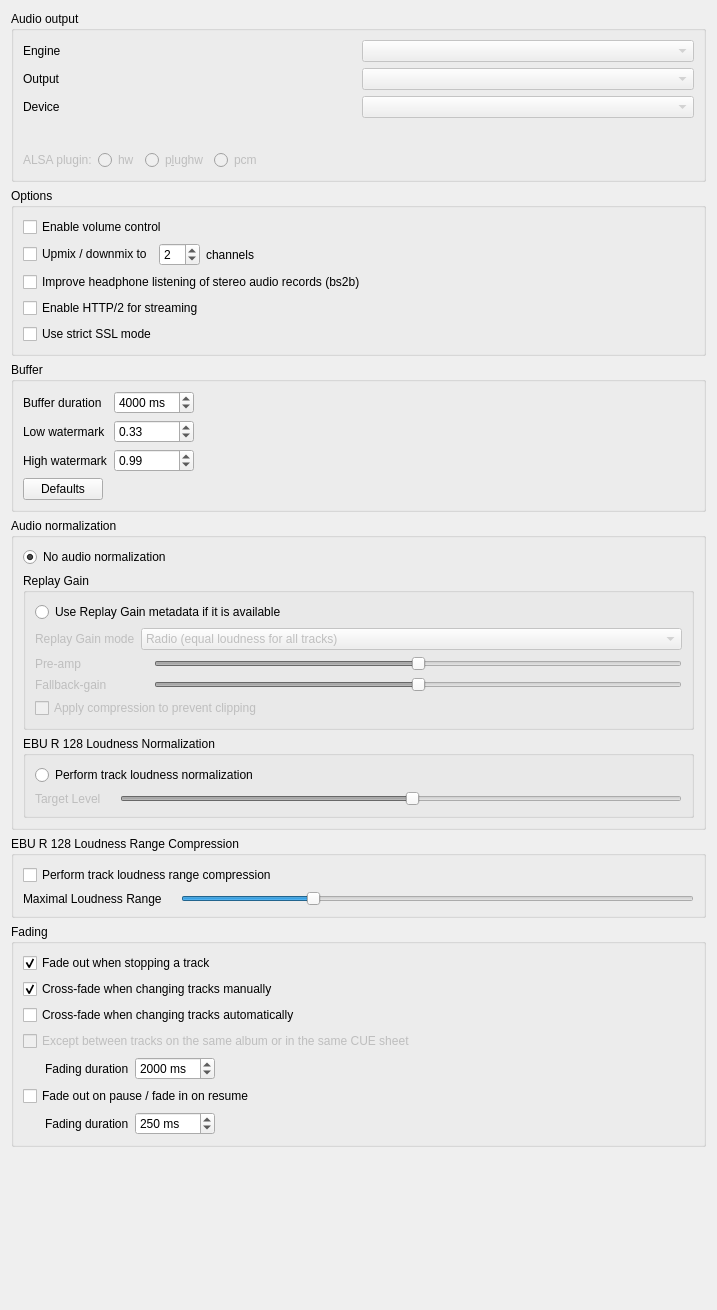
<?xml version="1.0" encoding="UTF-8"?>
<ui version="4.0">
 <class>BackendSettingsPage</class>
 <widget class="QWidget" name="BackendSettingsPage">
  <property name="geometry">
   <rect>
    <x>0</x>
    <y>0</y>
    <width>717</width>
    <height>1310</height>
   </rect>
  </property>
  <property name="windowTitle">
   <string>Backend</string>
  </property>
  <layout class="QVBoxLayout" name="layout_backendsettingspage">
   <item>
    <widget class="QGroupBox" name="groupbox_audio_output">
     <property name="title">
      <string>Audio output</string>
     </property>
     <layout class="QVBoxLayout" name="layout_audio_output">
      <item>
       <layout class="QGridLayout" name="layout_engine_output_device">
        <item row="4" column="0">
         <widget class="QLabel" name="label_device">
          <property name="text">
           <string>Device</string>
          </property>
         </widget>
        </item>
        <item row="5" column="1">
         <widget class="LineEdit" name="lineedit_device" native="true">
          <property name="enabled">
           <bool>true</bool>
          </property>
          <property name="minimumSize">
           <size>
            <width>0</width>
            <height>20</height>
           </size>
          </property>
          <property name="hint" stdset="0">
           <string/>
          </property>
         </widget>
        </item>
        <item row="3" column="1">
         <widget class="QComboBox" name="combobox_output">
          <property name="enabled">
           <bool>false</bool>
          </property>
         </widget>
        </item>
        <item row="3" column="0">
         <widget class="QLabel" name="label_output">
          <property name="text">
           <string>Output</string>
          </property>
         </widget>
        </item>
        <item row="4" column="1">
         <widget class="QComboBox" name="combobox_device">
          <property name="enabled">
           <bool>false</bool>
          </property>
         </widget>
        </item>
        <item row="0" column="1">
         <widget class="QComboBox" name="combobox_engine">
          <property name="enabled">
           <bool>false</bool>
          </property>
         </widget>
        </item>
        <item row="0" column="0">
         <widget class="QLabel" name="label_engine">
          <property name="text">
           <string>Engine</string>
          </property>
         </widget>
        </item>
       </layout>
      </item>
      <item>
       <widget class="QWidget" name="widget_alsa_plugin" native="true">
        <property name="enabled">
         <bool>false</bool>
        </property>
        <layout class="QHBoxLayout" name="layout_alsa_plugin">
         <property name="leftMargin">
          <number>0</number>
         </property>
         <property name="topMargin">
          <number>0</number>
         </property>
         <property name="rightMargin">
          <number>0</number>
         </property>
         <property name="bottomMargin">
          <number>0</number>
         </property>
         <item>
          <widget class="QLabel" name="label_alsaplugin">
           <property name="text">
            <string>ALSA plugin:</string>
           </property>
          </widget>
         </item>
         <item>
          <widget class="QRadioButton" name="radiobutton_alsa_hw">
           <property name="enabled">
            <bool>false</bool>
           </property>
           <property name="text">
            <string>hw</string>
           </property>
          </widget>
         </item>
         <item>
          <widget class="QRadioButton" name="radiobutton_alsa_plughw">
           <property name="enabled">
            <bool>false</bool>
           </property>
           <property name="text">
            <string>p&amp;lughw</string>
           </property>
          </widget>
         </item>
         <item>
          <widget class="QRadioButton" name="radiobutton_alsa_pcm">
           <property name="enabled">
            <bool>false</bool>
           </property>
           <property name="text">
            <string>pcm</string>
           </property>
          </widget>
         </item>
         <item>
          <spacer name="spacer_alsaplugin">
           <property name="orientation">
            <enum>Qt::Horizontal</enum>
           </property>
           <property name="sizeHint" stdset="0">
            <size>
             <width>0</width>
             <height>0</height>
            </size>
           </property>
          </spacer>
         </item>
        </layout>
       </widget>
      </item>
     </layout>
    </widget>
   </item>
   <item>
    <widget class="QGroupBox" name="groupBox">
     <property name="title">
      <string>Options</string>
     </property>
     <layout class="QVBoxLayout" name="verticalLayout_2">
      <item>
       <widget class="QCheckBox" name="checkbox_volume_control">
        <property name="text">
         <string>Enable volume control</string>
        </property>
       </widget>
      </item>
      <item>
       <widget class="QWidget" name="widget_channels_enabled" native="true">
        <layout class="QHBoxLayout" name="horizontalLayout">
         <property name="leftMargin">
          <number>0</number>
         </property>
         <property name="topMargin">
          <number>0</number>
         </property>
         <property name="rightMargin">
          <number>0</number>
         </property>
         <property name="bottomMargin">
          <number>0</number>
         </property>
         <item>
          <widget class="QCheckBox" name="checkbox_channels">
           <property name="text">
            <string>Upmix / downmix to</string>
           </property>
          </widget>
         </item>
         <item>
          <widget class="QWidget" name="widget_channels" native="true">
           <layout class="QHBoxLayout" name="horizontalLayout_3">
            <property name="leftMargin">
             <number>0</number>
            </property>
            <property name="topMargin">
             <number>0</number>
            </property>
            <property name="rightMargin">
             <number>0</number>
            </property>
            <property name="bottomMargin">
             <number>0</number>
            </property>
            <item>
             <widget class="QSpinBox" name="spinbox_channels">
              <property name="minimum">
               <number>1</number>
              </property>
              <property name="maximum">
               <number>20</number>
              </property>
              <property name="value">
               <number>2</number>
              </property>
             </widget>
            </item>
            <item>
             <widget class="QLabel" name="label_channels">
              <property name="text">
               <string>channels</string>
              </property>
             </widget>
            </item>
           </layout>
          </widget>
         </item>
         <item>
          <spacer name="spacer_channels">
           <property name="orientation">
            <enum>Qt::Horizontal</enum>
           </property>
           <property name="sizeHint" stdset="0">
            <size>
             <width>40</width>
             <height>20</height>
            </size>
           </property>
          </spacer>
         </item>
        </layout>
       </widget>
      </item>
      <item>
       <widget class="QCheckBox" name="checkbox_bs2b">
        <property name="text">
         <string>Improve headphone listening of stereo audio records (bs2b)</string>
        </property>
       </widget>
      </item>
      <item>
       <widget class="QCheckBox" name="checkbox_http2">
        <property name="text">
         <string>Enable HTTP/2 for streaming</string>
        </property>
       </widget>
      </item>
      <item>
       <widget class="QCheckBox" name="checkbox_strict_ssl">
        <property name="text">
         <string>Use strict SSL mode</string>
        </property>
       </widget>
      </item>
     </layout>
    </widget>
   </item>
   <item>
    <widget class="QGroupBox" name="groupbox_buffer">
     <property name="title">
      <string>Buffer</string>
     </property>
     <layout class="QVBoxLayout" name="verticalLayout">
      <item>
       <layout class="QGridLayout" name="layout_buffer">
        <item row="0" column="1">
         <widget class="QSpinBox" name="spinbox_bufferduration">
          <property name="suffix">
           <string> ms</string>
          </property>
          <property name="maximum">
           <number>60000</number>
          </property>
          <property name="singleStep">
           <number>100</number>
          </property>
          <property name="value">
           <number>4000</number>
          </property>
         </widget>
        </item>
        <item row="2" column="1">
         <widget class="QDoubleSpinBox" name="spinbox_high_watermark">
          <property name="maximum">
           <double>1.000000000000000</double>
          </property>
          <property name="singleStep">
           <double>0.010000000000000</double>
          </property>
          <property name="value">
           <double>0.990000000000000</double>
          </property>
         </widget>
        </item>
        <item row="0" column="0">
         <widget class="QLabel" name="label_bufferduration">
          <property name="text">
           <string>Buffer duration</string>
          </property>
         </widget>
        </item>
        <item row="2" column="0">
         <widget class="QLabel" name="label_highwatermark">
          <property name="text">
           <string>High watermark</string>
          </property>
         </widget>
        </item>
        <item row="1" column="0">
         <widget class="QLabel" name="label_lowwatermark">
          <property name="text">
           <string>Low watermark</string>
          </property>
         </widget>
        </item>
        <item row="1" column="1">
         <widget class="QDoubleSpinBox" name="spinbox_low_watermark">
          <property name="maximum">
           <double>1.000000000000000</double>
          </property>
          <property name="singleStep">
           <double>0.010000000000000</double>
          </property>
          <property name="value">
           <double>0.330000000000000</double>
          </property>
         </widget>
        </item>
        <item row="2" column="2">
         <spacer name="spacer_buffer_3">
          <property name="orientation">
           <enum>Qt::Horizontal</enum>
          </property>
          <property name="sizeHint" stdset="0">
           <size>
            <width>40</width>
            <height>20</height>
           </size>
          </property>
         </spacer>
        </item>
        <item row="1" column="2">
         <spacer name="spacer_buffer_2">
          <property name="orientation">
           <enum>Qt::Horizontal</enum>
          </property>
          <property name="sizeHint" stdset="0">
           <size>
            <width>40</width>
            <height>20</height>
           </size>
          </property>
         </spacer>
        </item>
        <item row="0" column="2">
         <spacer name="spacer_buffer_1">
          <property name="orientation">
           <enum>Qt::Horizontal</enum>
          </property>
          <property name="sizeHint" stdset="0">
           <size>
            <width>40</width>
            <height>20</height>
           </size>
          </property>
         </spacer>
        </item>
       </layout>
      </item>
      <item>
       <layout class="QHBoxLayout" name="layout_buffer_defaults">
        <item>
         <widget class="QPushButton" name="button_buffer_defaults">
          <property name="text">
           <string>Defaults</string>
          </property>
         </widget>
        </item>
        <item>
         <spacer name="spacer_buffer_defaults">
          <property name="orientation">
           <enum>Qt::Horizontal</enum>
          </property>
          <property name="sizeHint" stdset="0">
           <size>
            <width>40</width>
            <height>20</height>
           </size>
          </property>
         </spacer>
        </item>
       </layout>
      </item>
     </layout>
    </widget>
   </item>
   <item>
    <widget class="QGroupBox" name="groupBox_2">
     <property name="title">
      <string>Audio normalization</string>
     </property>
     <layout class="QVBoxLayout" name="verticalLayout_3">
      <item>
       <widget class="QRadioButton" name="radiobutton_no_audio_normalization">
        <property name="text">
         <string>No audio normalization</string>
        </property>
        <property name="checked">
         <bool>true</bool>
        </property>
        <attribute name="buttonGroup">
         <string notr="true">buttonGroup_audio_normalization</string>
        </attribute>
       </widget>
      </item>
      <item>
       <widget class="QGroupBox" name="groupbox_replaygain">
        <property name="enabled">
         <bool>true</bool>
        </property>
        <property name="title">
         <string>Replay Gain</string>
        </property>
        <layout class="QVBoxLayout" name="layout_replay_gain">
         <item>
          <widget class="QRadioButton" name="radiobutton_replaygain">
           <property name="enabled">
            <bool>true</bool>
           </property>
           <property name="text">
            <string>Use Replay Gain metadata if it is available</string>
           </property>
           <attribute name="buttonGroup">
            <string notr="true">buttonGroup_audio_normalization</string>
           </attribute>
          </widget>
         </item>
         <item>
          <widget class="QWidget" name="widget_replaygain" native="true">
           <property name="enabled">
            <bool>false</bool>
           </property>
           <layout class="QFormLayout" name="formLayout_4">
            <property name="leftMargin">
             <number>0</number>
            </property>
            <property name="topMargin">
             <number>0</number>
            </property>
            <property name="rightMargin">
             <number>0</number>
            </property>
            <property name="bottomMargin">
             <number>0</number>
            </property>
            <item row="0" column="0">
             <widget class="QLabel" name="label_regainmode">
              <property name="text">
               <string>Replay Gain mode</string>
              </property>
             </widget>
            </item>
            <item row="0" column="1">
             <widget class="QComboBox" name="combobox_replaygainmode">
              <item>
               <property name="text">
                <string>Radio (equal loudness for all tracks)</string>
               </property>
              </item>
              <item>
               <property name="text">
                <string>Album (ideal loudness for all tracks)</string>
               </property>
              </item>
             </widget>
            </item>
            <item row="1" column="0">
             <widget class="QLabel" name="label_preamp">
              <property name="text">
               <string>Pre-amp</string>
              </property>
             </widget>
            </item>
            <item row="1" column="1">
             <layout class="QHBoxLayout" name="layout_replayagainpreamp">
              <item>
               <widget class="QLabel" name="label_replaygainpreamp"/>
              </item>
              <item>
               <widget class="StickySlider" name="stickyslider_replaygainpreamp">
                <property name="maximum">
                 <number>1200</number>
                </property>
                <property name="value">
                 <number>600</number>
                </property>
                <property name="orientation">
                 <enum>Qt::Horizontal</enum>
                </property>
                <property name="sticky_center" stdset="0">
                 <number>600</number>
                </property>
               </widget>
              </item>
             </layout>
            </item>
            <item row="4" column="0" colspan="2">
             <widget class="QCheckBox" name="checkbox_replaygaincompression">
              <property name="text">
               <string>Apply compression to prevent clipping</string>
              </property>
             </widget>
            </item>
            <item row="2" column="1">
             <layout class="QHBoxLayout" name="layout_replaygainfallbackgain">
              <item>
               <widget class="QLabel" name="label_replaygainfallbackgain"/>
              </item>
              <item>
               <widget class="StickySlider" name="stickyslider_replaygainfallbackgain">
                <property name="minimum">
                 <number>0</number>
                </property>
                <property name="maximum">
                 <number>1200</number>
                </property>
                <property name="value">
                 <number>600</number>
                </property>
                <property name="orientation">
                 <enum>Qt::Horizontal</enum>
                </property>
                <property name="sticky_center" stdset="0">
                 <number>600</number>
                </property>
               </widget>
              </item>
             </layout>
            </item>
            <item row="2" column="0">
             <widget class="QLabel" name="label_fallbackgain">
              <property name="text">
               <string>Fallback-gain</string>
              </property>
             </widget>
            </item>
           </layout>
          </widget>
         </item>
        </layout>
       </widget>
      </item>
      <item>
       <widget class="QGroupBox" name="groupbox_ebur128_loudness_normalization">
        <property name="enabled">
         <bool>true</bool>
        </property>
        <property name="title">
         <string>EBU R 128 Loudness Normalization</string>
        </property>
        <layout class="QVBoxLayout" name="layout_ebur128">
         <item>
          <widget class="QRadioButton" name="radiobutton_ebur128_loudness_normalization">
           <property name="enabled">
            <bool>true</bool>
           </property>
           <property name="text">
            <string>Perform track loudness normalization</string>
           </property>
           <attribute name="buttonGroup">
            <string notr="true">buttonGroup_audio_normalization</string>
           </attribute>
          </widget>
         </item>
         <item>
          <widget class="QWidget" name="widget_ebur128_integrated_loudness" native="true">
           <property name="enabled">
            <bool>false</bool>
           </property>
           <layout class="QFormLayout" name="formLayout_ebur128_integrated_loudness">
            <property name="leftMargin">
             <number>0</number>
            </property>
            <property name="topMargin">
             <number>0</number>
            </property>
            <property name="rightMargin">
             <number>0</number>
            </property>
            <property name="bottomMargin">
             <number>0</number>
            </property>
            <item row="0" column="0">
             <widget class="QLabel" name="label_ebur128_target_level_label">
              <property name="text">
               <string>Target Level</string>
              </property>
             </widget>
            </item>
            <item row="0" column="1">
             <layout class="QHBoxLayout" name="layout_ebur128_target_level">
              <item>
               <widget class="QLabel" name="label_ebur128_target_level"/>
              </item>
              <item>
               <widget class="StickySlider" name="stickyslider_ebur128_target_level">
                <property name="minimum">
                 <number>-480</number>
                </property>
                <property name="maximum">
                 <number>0</number>
                </property>
                <property name="value">
                 <number>-230</number>
                </property>
                <property name="orientation">
                 <enum>Qt::Horizontal</enum>
                </property>
                <property name="sticky_center" stdset="0">
                 <number>-230</number>
                </property>
               </widget>
              </item>
             </layout>
            </item>
           </layout>
          </widget>
         </item>
        </layout>
       </widget>
      </item>
     </layout>
    </widget>
   </item>
   <item>
    <widget class="QGroupBox" name="groupbox_ebur128_loudness_range_compression">
     <property name="enabled">
      <bool>true</bool>
     </property>
     <property name="title">
      <string>EBU R 128 Loudness Range Compression</string>
     </property>
     <layout class="QVBoxLayout" name="layout_ebur128_loudness_range_compression">
      <item>
       <widget class="QCheckBox" name="checkbox_ebur128_loudness_range_compression">
        <property name="enabled">
         <bool>true</bool>
        </property>
        <property name="text">
         <string>Perform track loudness range compression</string>
        </property>
       </widget>
      </item>
      <item>
       <widget class="QWidget" name="widget_ebur128_loudness_range_compression" native="true">
        <property name="enabled">
         <bool>true</bool>
        </property>
        <layout class="QFormLayout" name="formLayout_ebur128_loudness_range_compression">
         <property name="leftMargin">
          <number>0</number>
         </property>
         <property name="topMargin">
          <number>0</number>
         </property>
         <property name="rightMargin">
          <number>0</number>
         </property>
         <property name="bottomMargin">
          <number>0</number>
         </property>
         <item row="0" column="0">
          <widget class="QLabel" name="label_ebur128_maximal_loudness_range_label">
           <property name="text">
            <string>Maximal Loudness Range</string>
           </property>
          </widget>
         </item>
         <item row="0" column="1">
          <layout class="QHBoxLayout" name="layout_ebur128_maximal_loudness_range">
           <item>
            <widget class="QLabel" name="label_ebur128_maximal_loudness_range"/>
           </item>
           <item>
            <widget class="StickySlider" name="stickyslider_ebur128_maximal_loudness_range">
             <property name="minimum">
              <number>0</number>
             </property>
             <property name="maximum">
              <number>480</number>
             </property>
             <property name="singleStep">
              <number>1</number>
             </property>
             <property name="value">
              <number>120</number>
             </property>
             <property name="orientation">
              <enum>Qt::Horizontal</enum>
             </property>
             <property name="sticky_center" stdset="0">
              <number>120</number>
             </property>
            </widget>
           </item>
          </layout>
         </item>
        </layout>
       </widget>
      </item>
     </layout>
    </widget>
   </item>
   <item>
    <widget class="QGroupBox" name="groupbox_fading">
     <property name="title">
      <string>Fading</string>
     </property>
     <layout class="QVBoxLayout" name="layout_fading">
      <item>
       <widget class="QCheckBox" name="checkbox_fadeout_stop">
        <property name="text">
         <string>Fade out when stopping a track</string>
        </property>
        <property name="checked">
         <bool>true</bool>
        </property>
       </widget>
      </item>
      <item>
       <widget class="QCheckBox" name="checkbox_fadeout_cross">
        <property name="text">
         <string>Cross-fade when changing tracks manually</string>
        </property>
        <property name="checked">
         <bool>true</bool>
        </property>
       </widget>
      </item>
      <item>
       <widget class="QCheckBox" name="checkbox_fadeout_auto">
        <property name="text">
         <string>Cross-fade when changing tracks automatically</string>
        </property>
       </widget>
      </item>
      <item>
       <widget class="QCheckBox" name="checkbox_fadeout_samealbum">
        <property name="enabled">
         <bool>false</bool>
        </property>
        <property name="text">
         <string>Except between tracks on the same album or in the same CUE sheet</string>
        </property>
       </widget>
      </item>
      <item>
       <widget class="QWidget" name="widget_fading_options" native="true">
        <layout class="QHBoxLayout" name="horizontalLayout_2">
         <property name="leftMargin">
          <number>0</number>
         </property>
         <property name="topMargin">
          <number>0</number>
         </property>
         <property name="rightMargin">
          <number>0</number>
         </property>
         <property name="bottomMargin">
          <number>0</number>
         </property>
         <item>
          <widget class="QLabel" name="label_fadingduration_1">
           <property name="text">
            <string>Fading duration</string>
           </property>
           <property name="indent">
            <number>22</number>
           </property>
          </widget>
         </item>
         <item>
          <widget class="QSpinBox" name="spinbox_fadeduration">
           <property name="suffix">
            <string> ms</string>
           </property>
           <property name="maximum">
            <number>10000</number>
           </property>
           <property name="singleStep">
            <number>1000</number>
           </property>
           <property name="value">
            <number>2000</number>
           </property>
          </widget>
         </item>
         <item>
          <spacer name="spacer_fading_1">
           <property name="orientation">
            <enum>Qt::Horizontal</enum>
           </property>
           <property name="sizeHint" stdset="0">
            <size>
             <width>257</width>
             <height>20</height>
            </size>
           </property>
          </spacer>
         </item>
        </layout>
       </widget>
      </item>
      <item>
       <widget class="QCheckBox" name="checkbox_fadeout_pauseresume">
        <property name="text">
         <string>Fade out on pause / fade in on resume</string>
        </property>
       </widget>
      </item>
      <item>
       <layout class="QHBoxLayout" name="layout_fading_duration">
        <item>
         <widget class="QLabel" name="label_fading_duration_1">
          <property name="text">
           <string>Fading duration</string>
          </property>
          <property name="indent">
           <number>22</number>
          </property>
         </widget>
        </item>
        <item>
         <widget class="QSpinBox" name="spinbox_fadeduration_pauseresume">
          <property name="suffix">
           <string> ms</string>
          </property>
          <property name="maximum">
           <number>10000</number>
          </property>
          <property name="singleStep">
           <number>50</number>
          </property>
          <property name="value">
           <number>250</number>
          </property>
         </widget>
        </item>
        <item>
         <spacer name="spacer_fading_duration_1">
          <property name="orientation">
           <enum>Qt::Horizontal</enum>
          </property>
          <property name="sizeHint" stdset="0">
           <size>
            <width>40</width>
            <height>20</height>
           </size>
          </property>
         </spacer>
        </item>
       </layout>
      </item>
     </layout>
    </widget>
   </item>
   <item>
    <spacer name="spacer_bottom">
     <property name="orientation">
      <enum>Qt::Vertical</enum>
     </property>
     <property name="sizeHint" stdset="0">
      <size>
       <width>0</width>
       <height>0</height>
      </size>
     </property>
    </spacer>
   </item>
  </layout>
 </widget>
 <customwidgets>
  <customwidget>
   <class>StickySlider</class>
   <extends>QSlider</extends>
   <header>widgets/stickyslider.h</header>
  </customwidget>
  <customwidget>
   <class>LineEdit</class>
   <extends>QWidget</extends>
   <header>widgets/lineedit.h</header>
  </customwidget>
 </customwidgets>
 <tabstops>
  <tabstop>combobox_engine</tabstop>
  <tabstop>combobox_output</tabstop>
  <tabstop>combobox_device</tabstop>
  <tabstop>radiobutton_alsa_hw</tabstop>
  <tabstop>radiobutton_alsa_plughw</tabstop>
  <tabstop>radiobutton_alsa_pcm</tabstop>
  <tabstop>checkbox_channels</tabstop>
  <tabstop>spinbox_channels</tabstop>
  <tabstop>spinbox_bufferduration</tabstop>
  <tabstop>spinbox_low_watermark</tabstop>
  <tabstop>spinbox_high_watermark</tabstop>
  <tabstop>button_buffer_defaults</tabstop>
  <tabstop>radiobutton_replaygain</tabstop>
  <tabstop>combobox_replaygainmode</tabstop>
  <tabstop>stickyslider_replaygainpreamp</tabstop>
  <tabstop>stickyslider_replaygainfallbackgain</tabstop>
  <tabstop>checkbox_replaygaincompression</tabstop>
  <tabstop>checkbox_fadeout_stop</tabstop>
  <tabstop>checkbox_fadeout_cross</tabstop>
  <tabstop>checkbox_fadeout_auto</tabstop>
  <tabstop>checkbox_fadeout_samealbum</tabstop>
  <tabstop>spinbox_fadeduration</tabstop>
  <tabstop>checkbox_fadeout_pauseresume</tabstop>
  <tabstop>spinbox_fadeduration_pauseresume</tabstop>
 </tabstops>
 <resources/>
 <connections>
  <connection>
   <sender>radiobutton_ebur128_loudness_normalization</sender>
   <signal>toggled(bool)</signal>
   <receiver>widget_ebur128_integrated_loudness</receiver>
   <slot>setEnabled(bool)</slot>
   <hints>
    <hint type="sourcelabel">
     <x>429</x>
     <y>835</y>
    </hint>
    <hint type="destinationlabel">
     <x>429</x>
     <y>890</y>
    </hint>
   </hints>
  </connection>
  <connection>
   <sender>radiobutton_replaygain</sender>
   <signal>toggled(bool)</signal>
   <receiver>widget_replaygain</receiver>
   <slot>setEnabled(bool)</slot>
   <hints>
    <hint type="sourcelabel">
     <x>429</x>
     <y>640</y>
    </hint>
    <hint type="destinationlabel">
     <x>429</x>
     <y>717</y>
    </hint>
   </hints>
  </connection>
 </connections>
 <buttongroups>
  <buttongroup name="buttonGroup_audio_normalization">
   <property name="exclusive">
    <bool>true</bool>
   </property>
  </buttongroup>
 </buttongroups>
</ui>
